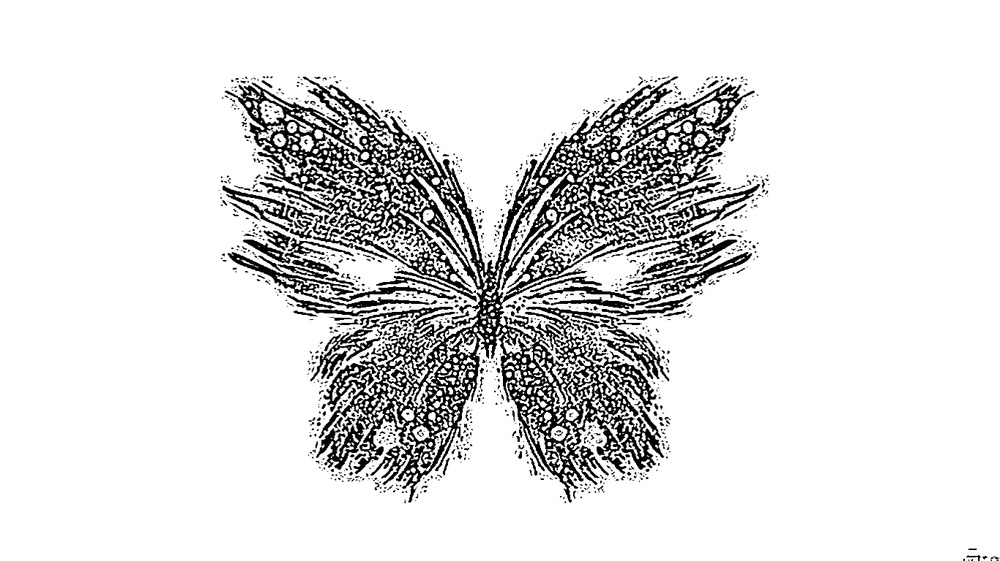
#> input picture a.jpg, 1000 x 561 px, shrunk from 1368 x 768 before the run
$ python cv39.py
#> lines starting #> are read from the running program, lines starting #| are printed output that depends on the picture
import cv2
import numpy as np

image = cv2.imread('a.jpg')
#> image is the input picture: shape (561, 1000, 3); min 0, max 255, mean 223.6

height, width = image.shape[:2]
#> height = 561; width = 1000

quarter_height, quarter_width = height / 4, width / 4
#> quarter_height = 140.2; quarter_width = 250

T = np.float32([[1, 0, quarter_width], [0, 1, quarter_height]])
#> T = [[1, 0, 250], [0, 1, 140.2]]

img_translation = cv2.warpAffine(image, T, (width, height))
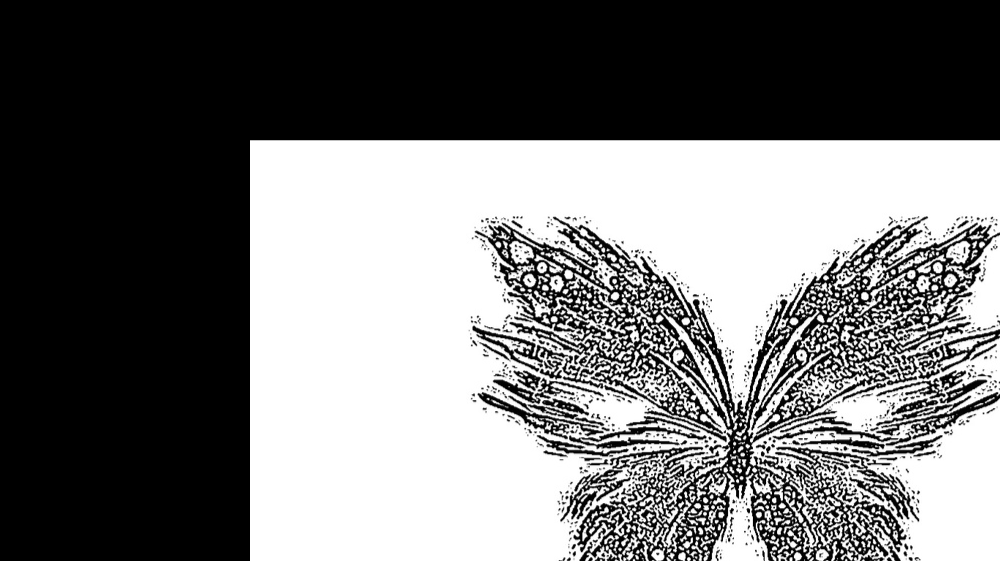
#> img_translation: shape (561, 1000, 3); min 0, max 255, mean 115.9

cv2.imshow("Originalimage", image)
cv2.imshow('Translation', img_translation)
cv2.waitKey()

cv2.destroyAllWindows()
